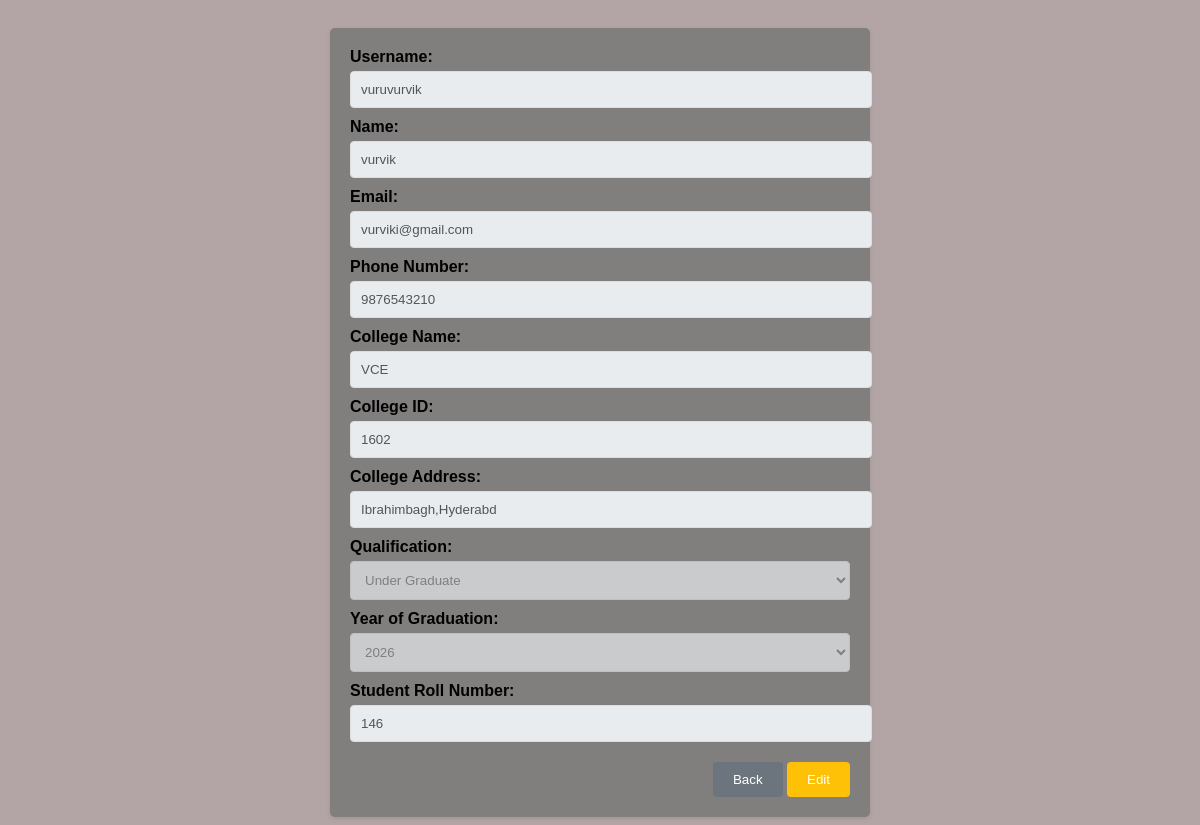
The page /profile (signed in) on the database its author committed.
### home/models.py (models this page shows)
class UserProfile(models.Model):
    user = models.OneToOneField(User, on_delete=models.CASCADE)
    name = models.CharField(max_length=100)
    phone = models.CharField(max_length=15)
    clgname = models.CharField(max_length=100)
    clgid = models.CharField(max_length=50)
    clgaddress = models.CharField(max_length=200)
    qualification = models.CharField(max_length=50)
    gradyear = models.IntegerField()
    roll = models.CharField(max_length=20)

### home/views.py (the view)
# urls.py: path("profile",views.profile,name='profile'),
def profile(request):
    try:
        user_profile = UserProfile.objects.get(user=request.user)
    except UserProfile.DoesNotExist:
        user_profile = UserProfile(user=request.user)
    if request.method == 'POST':
        form = UserProfileForm(request.POST, instance=user_profile)
        if form.is_valid():
            form.save()
            return redirect('profile')
    else:
        form = UserProfileForm(instance=user_profile)
    grad_years = range(2024, 2030)
    return render(request, 'profile.html', {
        'form': form,
        'user_profile': user_profile,
        'grad_years': grad_years
    })

### home/forms.py
class UserProfileForm(forms.ModelForm):
    class Meta:
        model = UserProfile
        fields = ['name', 'phone', 'clgname', 'clgid', 'clgaddress', 'qualification', 'gradyear', 'roll']

### templates/profile.html (shortened to what this page needs)
<!DOCTYPE html>
<html lang="en">
<head>
</head>
<body>
<div class="profile-container">
  <div class="profile-field">
    <label for="username">Username:</label>
    <input type="text" id="username" value="{{ user_profile.user.username }}" disabled>
  </div>
  <div class="profile-field">
    <label for="name">Name:</label>
    <input type="text" id="name" value="{{ user_profile.name }}" disabled>
  </div>
  <div class="profile-field">
    <label for="email">Email:</label>
    <input type="email" id="email" value="{{ user_profile.user.email }}" disabled>
  </div>
  <div class="profile-field">
    <label for="phone">Phone Number:</label>
    <input type="tel" id="phone" value="{{ user_profile.phone }}" disabled>
  </div>
  <div class="profile-field">
    <label for="clgname">College Name:</label>
    <input type="text" id="clgname" value="{{ user_profile.clgname }}" disabled>
  </div>
  <div class="profile-field">
    <label for="clgid">College ID:</label>
    <input type="text" id="clgid" value="{{ user_profile.clgid }}" disabled>
  </div>
  <div class="profile-field">
    <label for="clgaddress">College Address:</label>
    <input type="text" id="clgaddress" value="{{ user_profile.clgaddress }}" disabled>
  </div>
  <div class="profile-field">
    <label for="qualification">Qualification:</label>
    <select id="qualification" disabled>
      <option value="{{ user_profile.qualification }}" selected>{{ user_profile.qualification }}</option>
    </select>
  </div>
  <div class="profile-field">
    <label for="gradyear">Year of Graduation:</label>
    <select id="gradyear" disabled>
      <option value="{{ user_profile.gradyear }}" selected>{{ user_profile.gradyear }}</option>
    </select>
  </div>
  <div class="profile-field">
    <label for="roll">Student Roll Number:</label>
    <input type="text" id="roll" value="{{ user_profile.roll }}" disabled>
  </div>
  <div class="button-container">
    <button class="back-button" onclick="location.href='{% url 'dashboard' %}'">Back</button>
    <button class="edit-button" onclick="editProfile()">Edit</button>
  </div>
</div>
</body>
</html>

### templates/profile.html (style rules this page uses)
body { font-family: Arial, sans-serif; background-color: #b3a5a5; padding: 20px; }
.profile-container { background-color: #817e7e; padding: 20px; border-radius: 5px; box-shadow: 0 2px 4px rgba(0, 0, 0, 0.1); max-width: 500px; margin: auto; }
.profile-field { margin-bottom: 10px; }
.profile-field label { font-weight: bold; }
.profile-field input, .profile-field select { width: 100%; padding: 10px; margin-top: 5px; border: 1px solid #ddd; border-radius: 4px; }
.profile-field input[disabled], .profile-field select[disabled] { background-color: #e9ecef; cursor: not-allowed; }
.button-container { text-align: right; margin-top: 20px; }
button { padding: 10px 20px; border: none; border-radius: 4px; cursor: pointer; }
.edit-button { background-color: #ffc107; color: #fff; }
.back-button { background-color: #6c757d; color: #fff; }

### rows shown on the page
UserProfile: user.username "vuruvurvik", name "vurvik", user.email "vurviki@gmail.com", phone "9876543210", clgname "VCE", clgid "1602", clgaddress "Ibrahimbagh,Hyderabd", qualification "Under Graduate", gradyear "2026", roll "146"
